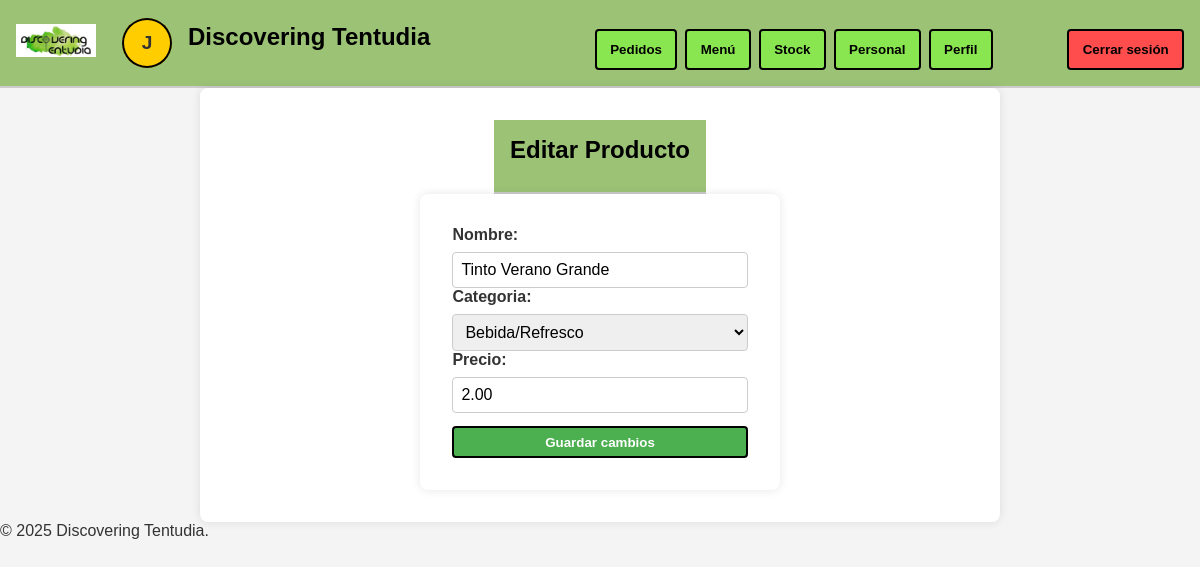
Page /producto/24/editar/ (signed in) on the committed database.
### tapAppGestion/models.py (models this page shows, shortened)
class Producto(models.Model):
    CATEGORIAS = (
        ('Cervezas', 'Cervezas'),
        ('Bebida/Refresco', 'Bebida/Refresco'),
        ('Copa Vino', 'Copa Vino'),
        ('Botellas Vino', 'Botellas Vino'),
        ('Fuera de Carta', 'Fuera de Carta'),
        ('Pan', 'Pan'),
        ('Tapas o ½ Ración', 'Tapas o ½ Ración'),
        ('Entrantes', 'Entrantes'),
        ('Pescados', 'Pescados'),
        ('Carnes Ibéricas', 'Carnes Ibéricas'),
        ('Carnes Ternera', 'Carnes Ternera'),
        ('Bocadillos', 'Bocadillos'),
        ('Postres', 'Postres'),
        ('Cafés', 'Cafés'),
        ('Bebidas Alcohólicas', 'Bebidas Alcohólicas'),
        ('Desayunos', 'Desayunos'),
        ('Oferta del día', 'Oferta del día'),
    )
    nombre = models.CharField(max_length=100)
    categoria = models.CharField(max_length=50, choices=CATEGORIAS)
    precio = models.DecimalField(max_digits=6, decimal_places=2)
    imagen = models.ImageField(upload_to='productos/', blank=True, null=True)
    cantidad = models.PositiveIntegerField(default=0)  # Campo para la cantidad en el almacén

### tapAppGestion/views.py (the view)
# urls.py: path('producto/<int:producto_id>/editar/', views.editar_producto, name='editar_producto'),
@login_required
def editar_producto(request, producto_id):
    producto = get_object_or_404(Producto, id=producto_id)
    if request.method == 'POST':
        form = ProductoForm(request.POST, request.FILES, instance=producto)
        if form.is_valid():
            form.save()
            messages.success(request, 'El producto ha sido actualizado.')
            return redirect('menu')
    else:
        form = ProductoForm(instance=producto)
    return render(request, 'editar_producto.html', {'form': form, 'producto': producto})

### tapAppGestion/forms.py
class ProductoForm(forms.ModelForm):
    class Meta:
        model = Producto
        fields = ['nombre', 'categoria', 'precio']

### tapAppGestion/templates/editar_producto.html (shortened to what this page needs)
{% extends 'base.html' %}
{% load static %}
{% block content %}
<!DOCTYPE html>
<html lang="es">
<head>
  <link rel="stylesheet" type="text/css" href="{% static 'css/stylesEditar.css' %}">
</head>
<body>
  <header>
    <h1>Editar Producto</h1>
  </header>
  <main>
    <form method="post" enctype="multipart/form-data">
      {{ form.as_p }}
      <button type="submit">Guardar cambios</button>
    </form>
  </main>
</body>
</html>
{% endblock %}

### tapAppGestion/templates/base.html (shortened to what this page needs)
{% load static %}
<!DOCTYPE html>
<html lang="es">
<head>
    <link rel="stylesheet" type="text/css" href="{% static 'css/stylesIndex.css' %}">
</head>
<body>
    <header>
        <div class="header-left">
            <a href="{% url 'index' %}">
                <img src="{% static 'images/logo_blanco.jpeg' %}" alt="Logo Discovering Tentudia" class="logo">
            </a>
            <a href="{% url 'profile' %}" style="text-decoration: none;">
                <div class="user-circle">{{ user.first_name|slice:":1" }}</div>
            </a>
            <h1>Discovering Tentudia</h1>
        </div>
        <nav>
            <button>Pedidos</button>
            <a href="{% url 'menu' %}">
                <button>Menú</button>
            </a>
            <a href="{% url 'stock' %}">
                <button>Stock</button>
            </a>
            <a href="{% url 'personal' %}">
            <button>Personal</button>
            </a>
            <a href="{% url 'profile' %}">
                <button>Perfil</button>
            </a>
            <a href="{% url 'salir' %}">
                <button class="logout-button">Cerrar sesión</button>
            </a>
        </nav>
    </header>
    <main>
        {% block content %}
        {% endblock %}
    </main>
    <footer>
        <p>&copy; 2025 Discovering Tentudia.</p>
    </footer>
</body>
</html>

### tapAppGestion/static/css/stylesIndex.css (style rules this page uses)
* { margin: 0; padding: 0; box-sizing: border-box; }
body { font-family: Arial, sans-serif; background-color: #fff; color: #333; }
header { display: flex; align-items: center; justify-content: space-between; padding: 1em; border-bottom: 2px solid #ccc; }
header h1 { font-weight: bold; font-size: 24px; color: black; }
.header-left { display: flex; align-items: center; gap: 1em; }
.user-circle { width: 50px; height: 50px; border-radius: 50%; background-color: #ffcd00; display: flex; align-items: center; justify-content: center; font-weight: bold; font-size: 1.2rem; color: #333; box-shadow: 0 0 0 2px #000 inset; }
h1 { font-size: 1.2rem; font-weight: normal; }
nav { display: flex; gap: 0.5em; }
nav button { background-color: #8ae650; border: 2px solid #000; color: #000; font-weight: bold; padding: 0.8em 1em; cursor: pointer; border-radius: 4px; }
.logout-button { background-color: #ff4d4d; margin-left: 5em; }
main { position: relative; padding: 2em; display: flex; flex-direction: column; align-items: center; }
.logo { width: 80px; height: auto; margin-right: 10px; }

### tapAppGestion/static/css/stylesEditar.css (style rules this page uses)
body { font-family: Arial, sans-serif; background-color: #f4f4f4; color: #333; margin: 0; padding: 0; }
main { padding: 2em; max-width: 800px; margin: 0 auto; background-color: white; border-radius: 8px; box-shadow: 0 0 10px rgba(0, 0, 0, 0.1); }
h1 { font-size: 2em; margin-bottom: 0.5em; }
form { display: flex; flex-direction: column; }
label { font-weight: bold; margin-top: 1em; }
input[type="text"], input[type="number"], textarea, select { padding: 0.5em; margin-top: 0.5em; border: 1px solid #ccc; border-radius: 4px; font-size: 1em; width: 100%; }
button { display: inline-block; padding: 0.5em 1em; margin-top: 1em; background-color: #4CAF50; color: white; text-align: center; text-decoration: none; border-radius: 4px; border: 2px solid #000; font-weight: bold; cursor: pointer; }

### tapAppGestion/templates/base.html (style rules this page uses)
header { background-color: #9cc276; }

### rows in the picture
Producto: nombre "Tinto Verano Grande", categoria "Bebida/Refresco", precio "2.00"

### other values in the picture
{{ user.first_name|slice:":1" }} "J"
